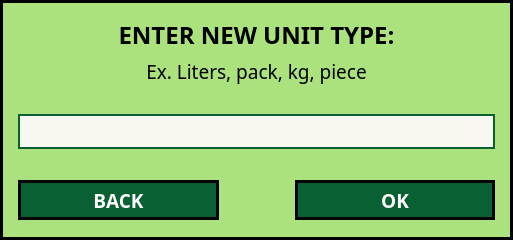
<?xml version="1.0" encoding="UTF-8"?>
<ui version="4.0">
 <class>Dialog</class>
 <widget class="QDialog" name="Dialog">
  <property name="geometry">
   <rect>
    <x>0</x>
    <y>0</y>
    <width>513</width>
    <height>240</height>
   </rect>
  </property>
  <property name="windowTitle">
   <string>Dialog</string>
  </property>
  <property name="styleSheet">
   <string notr="true">#widget{
background-color: #ABE27D;
border: 3px solid black;
}
.QPushButton{
background-color: #096033;
border: 3px solid;
color: white
}
.QLineEdit{
border : 2px solid #096033;
background-color: #F8F8F0;
color: black
}
.QLabel{
color: black;
}</string>
  </property>
  <layout class="QVBoxLayout" name="verticalLayout_4">
   <property name="spacing">
    <number>0</number>
   </property>
   <property name="leftMargin">
    <number>0</number>
   </property>
   <property name="topMargin">
    <number>0</number>
   </property>
   <property name="rightMargin">
    <number>0</number>
   </property>
   <property name="bottomMargin">
    <number>0</number>
   </property>
   <item>
    <widget class="QWidget" name="widget" native="true">
     <layout class="QVBoxLayout" name="verticalLayout">
      <item>
       <widget class="QWidget" name="widget_4" native="true">
        <layout class="QVBoxLayout" name="verticalLayout_2">
         <item>
          <widget class="QLabel" name="label">
           <property name="font">
            <font>
             <family>DM Sans</family>
             <pointsize>18</pointsize>
             <bold>true</bold>
            </font>
           </property>
           <property name="text">
            <string>ENTER NEW UNIT TYPE:</string>
           </property>
           <property name="alignment">
            <set>Qt::AlignCenter</set>
           </property>
          </widget>
         </item>
         <item>
          <widget class="QLabel" name="label_2">
           <property name="font">
            <font>
             <family>DM Sans</family>
             <pointsize>14</pointsize>
             <bold>false</bold>
            </font>
           </property>
           <property name="text">
            <string>Ex. Liters, pack, kg, piece</string>
           </property>
           <property name="alignment">
            <set>Qt::AlignCenter</set>
           </property>
          </widget>
         </item>
        </layout>
       </widget>
      </item>
      <item>
       <widget class="QWidget" name="widget_3" native="true">
        <layout class="QVBoxLayout" name="verticalLayout_3">
         <item>
          <widget class="QLineEdit" name="Input_LE">
           <property name="sizePolicy">
            <sizepolicy hsizetype="Minimum" vsizetype="Fixed">
             <horstretch>0</horstretch>
             <verstretch>0</verstretch>
            </sizepolicy>
           </property>
           <property name="minimumSize">
            <size>
             <width>25</width>
             <height>35</height>
            </size>
           </property>
          </widget>
         </item>
        </layout>
       </widget>
      </item>
      <item>
       <widget class="QWidget" name="widget_2" native="true">
        <layout class="QHBoxLayout" name="horizontalLayout">
         <item>
          <widget class="QPushButton" name="back_btn">
           <property name="minimumSize">
            <size>
             <width>0</width>
             <height>40</height>
            </size>
           </property>
           <property name="font">
            <font>
             <family>DM Sans</family>
             <pointsize>14</pointsize>
             <bold>true</bold>
            </font>
           </property>
           <property name="text">
            <string>BACK</string>
           </property>
          </widget>
         </item>
         <item>
          <spacer name="horizontalSpacer">
           <property name="orientation">
            <enum>Qt::Horizontal</enum>
           </property>
           <property name="sizeType">
            <enum>QSizePolicy::Fixed</enum>
           </property>
           <property name="sizeHint" stdset="0">
            <size>
             <width>70</width>
             <height>20</height>
            </size>
           </property>
          </spacer>
         </item>
         <item>
          <widget class="QPushButton" name="ok_btn">
           <property name="minimumSize">
            <size>
             <width>30</width>
             <height>40</height>
            </size>
           </property>
           <property name="font">
            <font>
             <family>DM Sans</family>
             <pointsize>14</pointsize>
             <bold>true</bold>
            </font>
           </property>
           <property name="text">
            <string>OK</string>
           </property>
          </widget>
         </item>
        </layout>
       </widget>
      </item>
     </layout>
    </widget>
   </item>
  </layout>
 </widget>
 <resources/>
 <connections/>
</ui>
